Frame 1 (no input): blank canvas, image omitted
Frame 60 (no input): blank canvas, image omitted
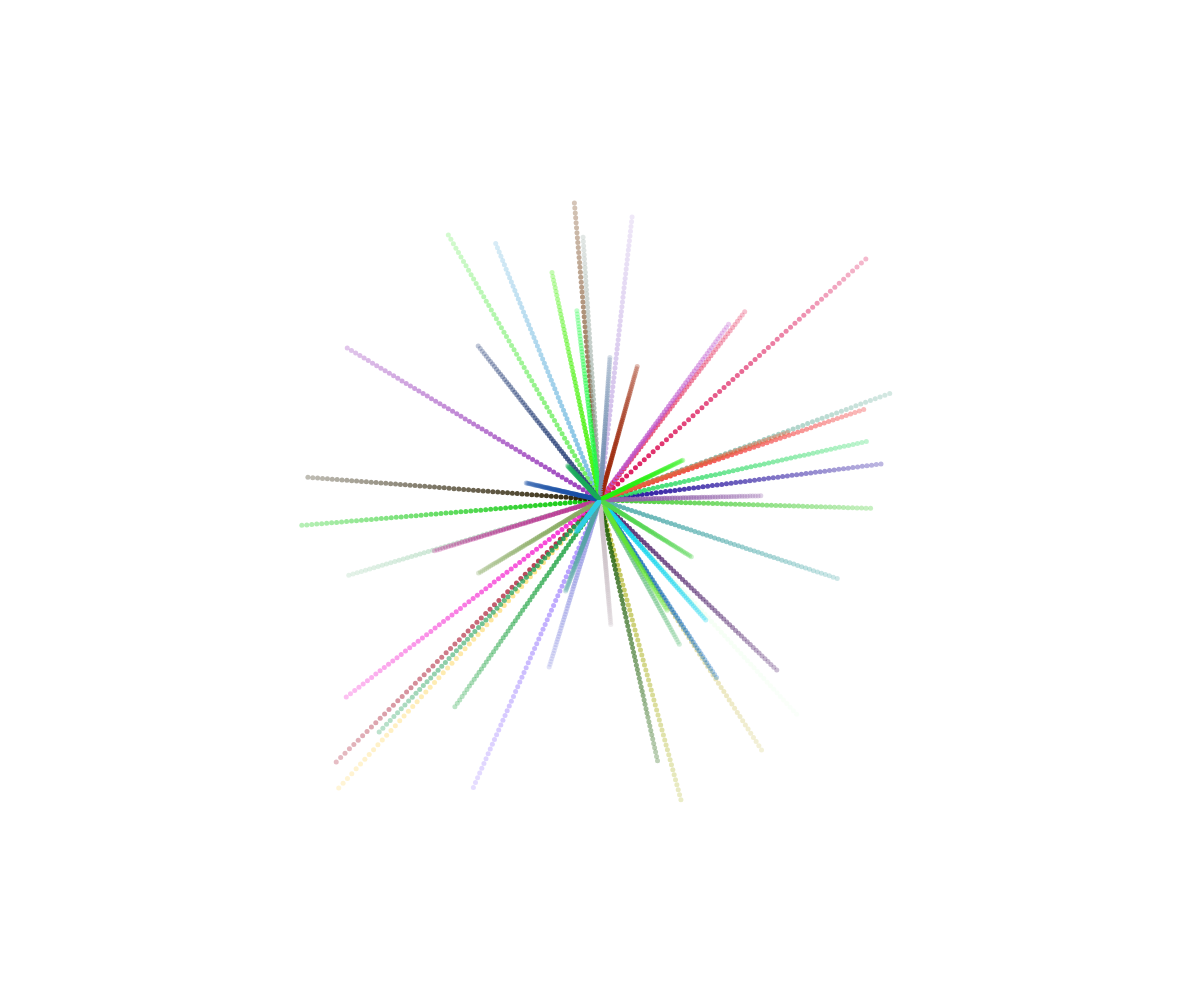
Frame 120 (the mouse pressed at the canvas centre since frame 60)

The p5.js sketch whose frames 1 and 60 were blank and that drew this single picture after the mouse press (run headless with seeded random() and noise() and a simulated clock; from frame 60 on, the mouse is pressed at the canvas centre):

// p5.js sketch
// ── sketch.js
// fireworks

const NUMBER_OF_FIREWORKS_PER_CLICK = 50;

class Particle {
  constructor(x,y) {
    this.x = x;
    this.y = y;
    this.dx = random(-5, 5);
    this.dy = random(-5, 5);
    this.size = 5;
    this.r = random(255);
    this.g = random(255);
    this.b = random(255);
    this.opacity = 255;
  }

  display() {
    noStroke();
    fill(this.r, this.g, this.b, this.opacity);
    circle(this.x, this.y, this. size);
  }

  update() {
    this.x += this.dx;
    this.y += this.dy;
    this.opacity -= 3;
  }

  isDead() {
    return this.opacity <= 0;
  }
}

let theFireworks = [];

function setup() {
  createCanvas(windowWidth, windowHeight);
}

function draw() {
  for (let firework of theFireworks) {
    
    if (firework.isDead()) {
      theIndex = theFireworks.indexOf(firework);
      theFireworks.splice(theIndex, 1);
    }
    else {
      firework.update();
      firework.display();
    }
  }
}

function mousePressed() {
  for (let i = 0; i < NUMBER_OF_FIREWORKS_PER_CLICK; i++) {
    let someFirework = new Particle(mouseX, mouseY);
    theFireworks.push(someFirework);
  }
}
